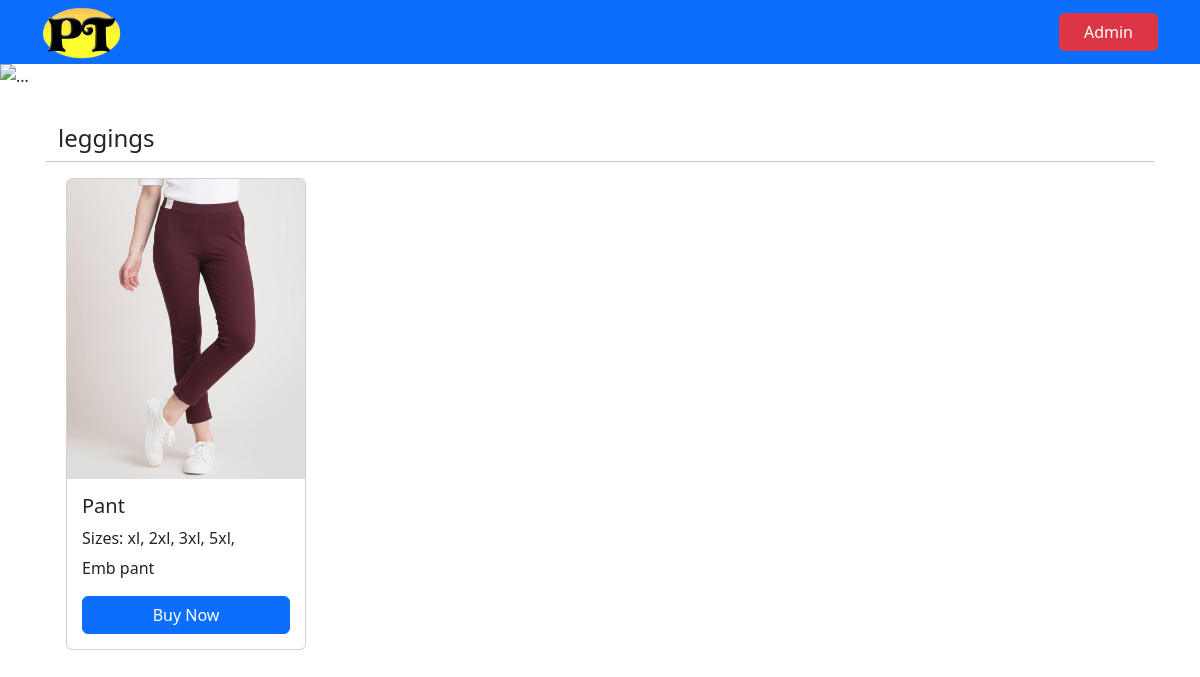
The page / on the database its author committed.
### main.py (models this page shows)
class Category(db.Model):
    __tablename__ = "category"
    id = db.Column(db.Integer, primary_key=True)
    name = db.Column(db.String(50), nullable=False)

class Product(db.Model):
    __tablename__ = "roduct"
    id = db.Column(db.Integer, primary_key=True)
    name = db.Column(db.String(50), nullable=False)
    category = db.Column(db.String(50), nullable=False)
    sizes_prices = db.Column(db.String(200), nullable=False)
    colors = db.Column(db.String(1500), nullable=False)
    description = db.Column(db.String(150), nullable=False)
    imageAdd = db.Column(db.String(600), nullable=False)

### main.py (the view)
@app.route('/')
def home():
    products = Product.query.all()
    products_stl=[]
    for product in products:
        l = stl(product)
        products_stl.append(l)
    category_data = Category.query.all()
    return render_template('home.html',products=products_stl,category_data=category_data)

### main.py (called while the page is built)
def stl(product):
    id = product.id
    name = product.name
    category = product.category
    sizes_prices = ast.literal_eval(product.sizes_prices)
    colors = ast.literal_eval(product.colors)
    description = product.description
    imageAdd = ast.literal_eval(product.imageAdd)
    l={'id':id,'name':name, 'category':category, 'sizes_prices':sizes_prices,'colors':colors,'description':description,'imageAdd':imageAdd}
    return l

### templates/home.html (shortened to what this page needs)
{% extends 'base.html' %}  {% block body %}
<link rel="stylesheet" href="{{url_for('static',filename='css/home.css')}}" />
  <div id="carouselExampleCaptions" class="carousel slide">
    <div class="carousel-indicators">
    </div>
    <div class="carousel-inner">
      <div class="carousel-item active">
        <img src="http://source.unsplash.com/1400x600/?fashion" class="d-block w-100" alt="..." />
        <div class="carousel-caption d-none d-md-block">
        </div>
      </div>
    </div>
    <button class="carousel-control-prev" type="button" data-bs-target="#carouselExampleCaptions" data-bs-slide="prev">
      <span class="carousel-control-prev-icon" aria-hidden="true"></span>
    </button>
    <button class="carousel-control-next" type="button" data-bs-target="#carouselExampleCaptions" data-bs-slide="next">
      <span class="carousel-control-next-icon" aria-hidden="true"></span>
    </button>
  </div>
  <div class="container pt-2">
    <div class="row m-1">
      {% for category in category_data %}
        {% if category.name in products|map(attribute='category') %}
          <h4 class="mt-4">{{category.name}}</h4>
          <hr class="mb-2">
        {% endif %}
        <div class="col-12 card-container">
          {% for product in products %}
            {% if category.name == product.category %}
              <div class="card m-2" style="width: 15rem;">
                <img src="{{ url_for('static', filename='uploads/' + product.imageAdd[0]) }}" class="card-img-top" alt="{{product.imageAdd}}" style="height: 300px;">
                <div class="card-body card-text">
                  <h5 class="card-title">{{product.name}}</h5>
                  <span class="limited">Sizes:
                  {% for s,p in product.sizes_prices %}
                  {{s}},
                  {% endfor %}
                 </span>
                  <p style="text-align: justify;" class="card-text">{{ product.description | truncate(79, True, '...') }}</p>
                  <a href="{{ url_for('order', id=product.id) }}" class="btn btn-primary" style="width: 100%;">Buy Now</a>
                </div>
              </div>
            {% endif %}
          {% endfor %}
        </div>
      {% endfor %}
    </div>
  </div>
{% endblock body %}

### static/css/home.css (style rules this page uses)
.card-container { width: 100%; white-space: nowrap; overflow-x: auto; }
.card { display: inline-block; width: 18rem; margin-right: 10px; }
.card-body { max-width: 100%; overflow: hidden; padding: 15px; }
.card-text p { white-space: normal; }
span.limited { display: inline-block; max-width: 24ch; overflow: hidden; white-space: nowrap; text-overflow: ellipsis; }

### templates/base.html (style rules this page uses)
body { min-width: 100%; }

### rows shown on the page
Category: name "leggings"
Product: name "Pant", sizes_prices "xl" "2xl" "3xl" "5xl", description "Emb pant"
